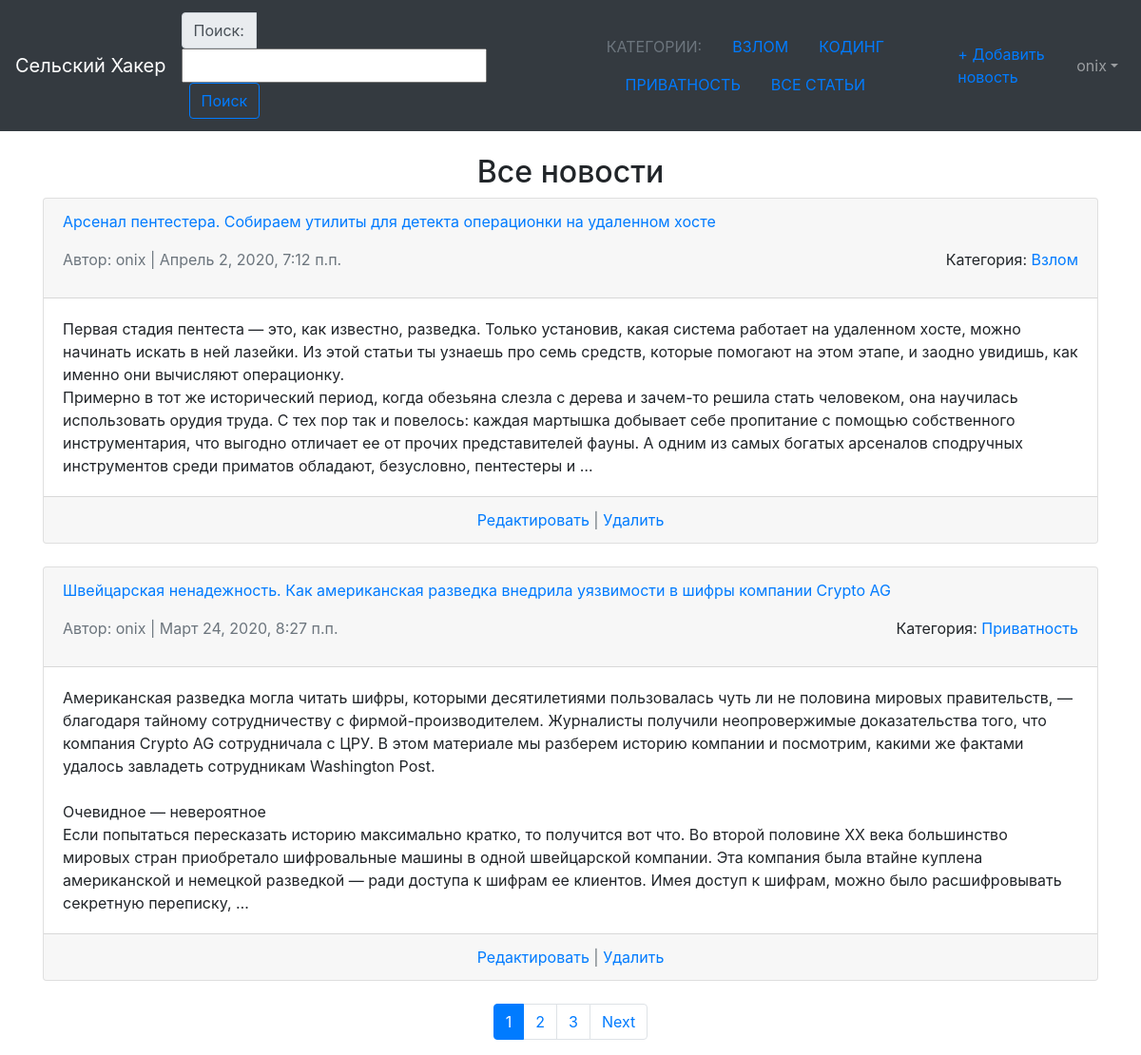
The page /articles/ (signed in) on the database its author committed.
### articles/models.py (models this page shows, shortened)
class Category(models.Model):
	name = models.CharField(max_length=30, db_index=True, verbose_name='Название')
	class Meta:
		verbose_name = 'Категория'
		verbose_name_plural = 'Категории'

class Article(models.Model):
	title = models.CharField(max_length=250, verbose_name='Заголовок')
	body = models.TextField(verbose_name='Текст статьи')
	date = models.DateTimeField(auto_now_add=True)
	category = models.ForeignKey('Category', null=True, on_delete=models.PROTECT, verbose_name='Категория')
	author = models.ForeignKey(get_user_model(), on_delete=models.CASCADE, verbose_name='Автор')
	class Meta:
		ordering = ['-date']
		verbose_name = 'Статья'
		verbose_name_plural = 'Статьи'
	def get_body_short(self):
		return self.body if len(self.body)<100 else self.body[:100]+'...'
	get_body_short.short_description="Текст статьи"

### users/models.py (models this page shows)
class CustomUser(AbstractUser):
	age = models.PositiveIntegerField(null=True, blank=True)

### articles/views.py (the view)
# urls.py: path('', ArticleListView.as_view(), name='article_list'),
class ArticleListView(ListView):
	model = Article
	template_name = 'article_list.html'
	context_object_name = 'articles'
	paginate_by = 2

### articles/context_processors.py (called while the page is built)
def categories_and_search(request):
    return {'categories': Category.objects.only('name'),
            'search_form': SearchForm}

### articles/templatetags/filtersandtags.py (called while the page is built)
@register.inclusion_tag('tags/categories_list.html')
def categories_list(categories):
	return {'categories': categories}

### templates/article_list.html (shortened to what this page needs)
{% extends 'base.html' %}
{% block content %}
	<center><h2>Все новости</h2></center>
	{% for article in articles %}
	<div class="card">
		<div class="card-header">
			<p><span class="font-weight"><a href="{% url 'article_detail' article.pk %}">{{ article.title|truncatewords:20 }}</a></span></p>
			<p><span class="text-muted">Автор: {{ article.author }} | {{ article.date }}</span>
			<span class="float-right">Категория: <a href="{% url 'category_detail' article.category.pk %}">{{ article.category.name }}</a>
		</div>
		<div class="card-body">
			{{ article.body|linebreaksbr|truncatewords:100 }}
		</div>
		{% if perms.articles.change_article and perms.articles.delete_article %}
		<div class="card-footer text-center text-muted">
			<a href="{% url 'article_edit' article.pk %}">Редактировать</a> |
			<a href="{% url 'article_delete' article.pk %}">Удалить</a>
		</div>
		{% endif %}
	</div>
	<br>
	{% endfor %}
	{% if is_paginated %}
	<div class="d-flex justify-content-center">
		<nav aria-label="...">
			<ul class="pagination">
				{% for n in page_obj.paginator.page_range %}
					{% if page_obj.number == n %}
						<li class="page-item active" aria-current="page">
							<a class="page-link" href="?page={{ n }}">{{ n }}<span class="sr-only">(current)</span></a>
						</li>
					{% elif n > page_obj.number|add:-3 and n < page_obj.number|add:3 %}
						<li class="page-item">
							<a class="page-link" href="?page={{ n }}">{{ n }}</a>
						</li>
					{% endif %}
				{% endfor %}
				{% if page_obj.has_next %}
					<li class="page-item">
						<a class="page-link" href="?page={{ page_obj.next_page_number }}">Next</a>
					</li>
				{% endif %}
			</ul>
		</nav>
	</div>
	{% endif %}
{% endblock content %}

### templates/base.html (shortened to what this page needs)
{% load bootstrap4 %}
{% bootstrap_css %}
{% load filtersandtags %}
{% load cache %}
<!DOCTYPE html>
<html>
<head>
</head>
<body>
	<nav class="navbar navbar-expand-md navbar-dark bg-dark mb-4">
		<a class="navbar-brand" href="{% url 'home' %}">Сельский Хакер</a>
		<form class="form-inline navbar-brand mb-0" action="{% url 'search' %}" method="get">
			<div class="input-group">
				<div class="input-group-prepend">
					<label class="input-group-text">Поиск:</label>
				</div>
				{{ search_form.keyword }}
				<button class="btn btn-outline-primary ml-2" type="submit">Поиск</button>
			</div>
		</form>
		{% cache 3600 category_list %}
		{% categories_list categories %}
		{% endcache %}
		{% if perms.articles.add_article %}
		<div class="navbar-collapse">
			<ul class="navbar-nav ml-auto">
				<li class="nav-item"><a href="{% url 'article_new' %}">+ Добавить новость</a></li>
			</ul>
		</div>
		{% endif %}
		<div class="collapse navbar-collapse" id="navbarCollapse">
			{% if user.is_authenticated %}
			<ul class="navbar-nav ml-auto">
				<li class="nav-item">
					<a class="nav-link dropdown-toggle" href="#" id="userMenu" data-toggle="dropdown" aria-haspopup="true" aria-expanded="false">{{ user.username }}</a>
				</li>
			</ul>
			{% else %}
			<form class="form-inline ml-auto">
				<a href="{% url 'login' %}" class="btn btn-outline-secondary">Войти</a>
				<a href="{% url 'signup' %}" class="btn btn-primary ml-2">Зарегистрироваться</a>
			</form>
			{% endif %}
		</div>
	</nav>
	<div class="container">
		{% block content %}
		{% endblock content %}
	</div>
</body>
</html>

### templates/tags/categories_list.html
<ul class="nav justify-content-center">
	<li class="nav-item">
		<a class="nav-link disabled text-uppercase" href="#" tabindex="-1" aria-disabled="true">Категории:</a>
	</li>
	{% for category in categories %}
	<li class="nav-item text-uppercase">
		<a class="nav-link active" href="{% url 'category_detail' category.pk %}">{{ category.name }}</a>
	</li>
	{% endfor %}
	<li class="nav-item text-uppercase">
		<a class="nav-link active" href="{% url 'article_list' %}">Все Статьи</a>
	</li>
</ul>

### rows shown on the page
Category: name "ВЗЛОМ"
Category: name "КОДИНГ"
Category: name "ПРИВАТНОСТЬ"
CustomUser: username "onix"
Article: title "Арсенал пентестера. Собираем утилиты для детекта операционки на удаленном хосте", author "onix", date "Апрель 2, 2020, 7:12 п.п.", category.name "Взлом", body "Первая стадия пентеста — это, как известно, разведка. Только установив, какая система работает на удаленном хосте, можно начинать искать в ней лазейки. Из этой статьи ты узнаешь про семь средств, которые помогают на этом этапе, и заодно увидишь, как именно они вычисляют операционку. Примерно в тот же исторический период, когда обезьяна слезла с дерева и зачем-то решила стать человеком, она научилась использовать орудия труда. С тех пор так и повелось: каждая мартышка добывает себе пропитание с помощью собственного инструментария, что выгодно отличает ее от прочих представителей фауны. А одним из самых богатых арсеналов сподручных инструментов среди приматов обладают, безусловно, пентестеры…"
Article: title "Швейцарская ненадежность. Как американская разведка внедрила уязвимости в шифры компании Crypto AG", author "onix", date "Март 24, 2020, 8:27 п.п.", category.name "Приватность", body "Американская разведка могла читать шифры, которыми десятилетиями пользовалась чуть ли не половина мировых правительств, — благодаря тайному сотрудничеству с фирмой-производителем. Журналисты получили неопровержимые доказательства того, что компания Crypto AG сотрудничала с ЦРУ. В этом материале мы разберем историю компании и посмотрим, какими же фактами удалось завладеть сотрудникам Washington Post. Очевидное — невероятное Если попытаться пересказать историю максимально кратко, то получится вот что. Во второй половине ХХ века большинство мировых стран приобретало шифровальные машины в одной швейцарской компании. Эта компания была втайне куплена американской и немецкой разведкой — ради…"

### other values the page prints
{{ n }} "1"
{{ n }} "2" "3"
